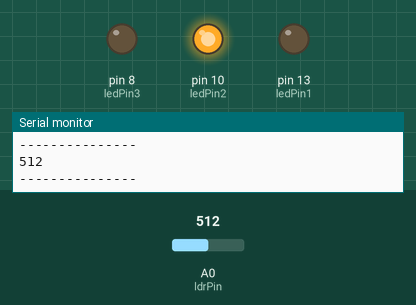
Recording of a sketch running on a simulated Arduino Uno, built with avr-gcc and run on an emulated ATmega328P. On the bench: output pins drawn as LEDs (lit = HIGH), the last lines printed to the serial monitor. The inputs (shaded band) are chosen by the test bench; at power-on: A0 (ldrPin) = 512.

Above: at 1.2 s.
1.3 s: A0 (ldrPin) set to 317
2.8 s: A0 (ldrPin) set to 282
At 3.2 s:
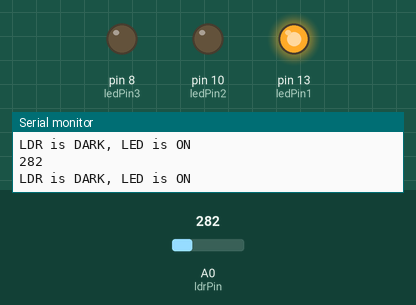
4.3 s: A0 (ldrPin) set to 910
At 5.5 s:
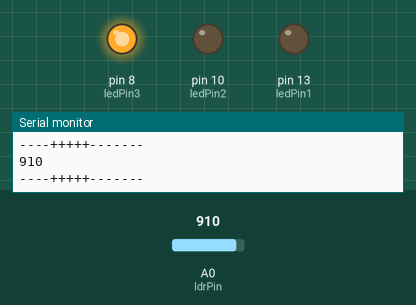
5.8 s: A0 (ldrPin) set to 893
At 6.1 s:
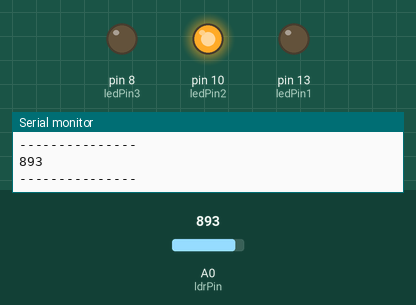
7.3 s: A0 (ldrPin) set to 1023
At 7.7 s:
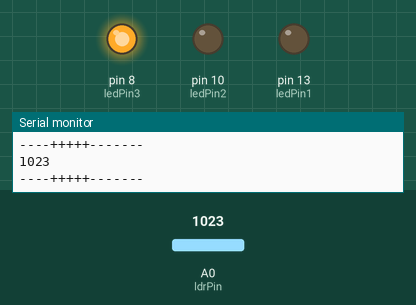
Timing chart, 0 to 9.8 s (numbered marks = the images above; inputs shaded):
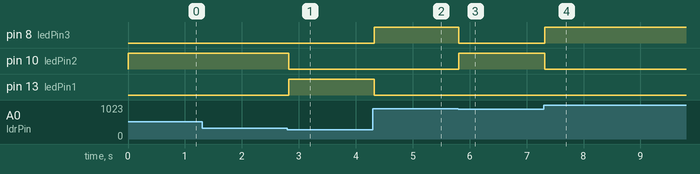

The sketch:

COS_FinalArduino.ino
```cpp
const int ledPin1 = 13;
const int ledPin2 = 10;
const int ledPin3 = 8;
const int ldrPin = A0;

void setup() {

  Serial.begin(9600);

  pinMode(ledPin1, OUTPUT);
  pinMode(ledPin2, OUTPUT);
  pinMode(ledPin3, OUTPUT);

  pinMode(ldrPin, INPUT);

}

void loop() {

  int ldrStatus = analogRead(ldrPin);
  Serial.println(ldrStatus);
  if (ldrStatus <=300) {

    digitalWrite(ledPin1, HIGH);
    digitalWrite(ledPin2, LOW);
    digitalWrite(ledPin3, LOW);

    Serial.println("LDR is DARK, LED is ON");

  }

  else if (ldrStatus<=900) {

    digitalWrite(ledPin1, LOW);
    digitalWrite(ledPin2, HIGH);
    digitalWrite(ledPin3, LOW);

    Serial.println("---------------");

  }
  else {

    digitalWrite(ledPin1, LOW);
    digitalWrite(ledPin2, LOW);
    digitalWrite(ledPin3, HIGH);

    Serial.println("----+++++-------");

  }

}
```

Measured:
- the behaviour switches between 301 and 300 on A0 (ldrPin) (found by bisection; images 0 and 1)
- the behaviour switches between 901 and 900 on A0 (ldrPin) (found by bisection; images 2 and 3)
- after the input at 2.8 s, pin 10 (ledPin2): HIGH → LOW at once; pin 13 (ledPin1): LOW → HIGH at once
- after the input at 4.3 s, pin 8 (ledPin3): LOW → HIGH at once; pin 13 (ledPin1): HIGH → LOW at once
- after the input at 5.8 s, pin 8 (ledPin3): HIGH → LOW at once; pin 10 (ledPin2): LOW → HIGH at once
- after the input at 7.3 s, pin 8 (ledPin3): LOW → HIGH at once; pin 10 (ledPin2): HIGH → LOW at once
